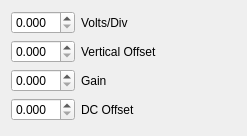
<?xml version="1.0" encoding="UTF-8"?>
<ui version="4.0">
 <class>Form</class>
 <widget class="QWidget" name="Form">
  <property name="geometry">
   <rect>
    <x>0</x>
    <y>0</y>
    <width>247</width>
    <height>136</height>
   </rect>
  </property>
  <property name="minimumSize">
   <size>
    <width>0</width>
    <height>0</height>
   </size>
  </property>
  <property name="windowTitle">
   <string>Form</string>
  </property>
  <layout class="QFormLayout" name="formLayout">
   <property name="fieldGrowthPolicy">
    <enum>QFormLayout::AllNonFixedFieldsGrow</enum>
   </property>
   <item row="0" column="1">
    <widget class="QLabel" name="label">
     <property name="text">
      <string>Volts/Div</string>
     </property>
    </widget>
   </item>
   <item row="1" column="1">
    <widget class="QLabel" name="label_2">
     <property name="text">
      <string>Vertical Offset</string>
     </property>
    </widget>
   </item>
   <item row="2" column="1">
    <widget class="QLabel" name="label_3">
     <property name="text">
      <string>Gain</string>
     </property>
    </widget>
   </item>
   <item row="2" column="0">
    <widget class="QDoubleSpinBox" name="doubleSpinBox">
     <property name="decimals">
      <number>3</number>
     </property>
    </widget>
   </item>
   <item row="0" column="0">
    <widget class="QDoubleSpinBox" name="doubleSpinBox_2">
     <property name="decimals">
      <number>3</number>
     </property>
    </widget>
   </item>
   <item row="1" column="0">
    <widget class="QDoubleSpinBox" name="doubleSpinBox_3">
     <property name="decimals">
      <number>3</number>
     </property>
    </widget>
   </item>
   <item row="3" column="0">
    <widget class="QDoubleSpinBox" name="doubleSpinBox_4">
     <property name="decimals">
      <number>3</number>
     </property>
    </widget>
   </item>
   <item row="3" column="1">
    <widget class="QLabel" name="label_4">
     <property name="text">
      <string>DC Offset</string>
     </property>
    </widget>
   </item>
  </layout>
 </widget>
 <resources/>
 <connections/>
</ui>
